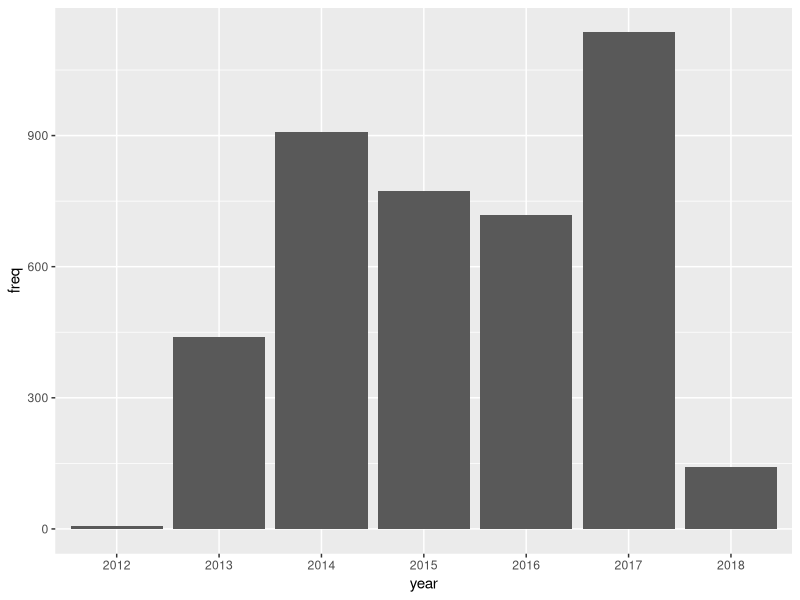
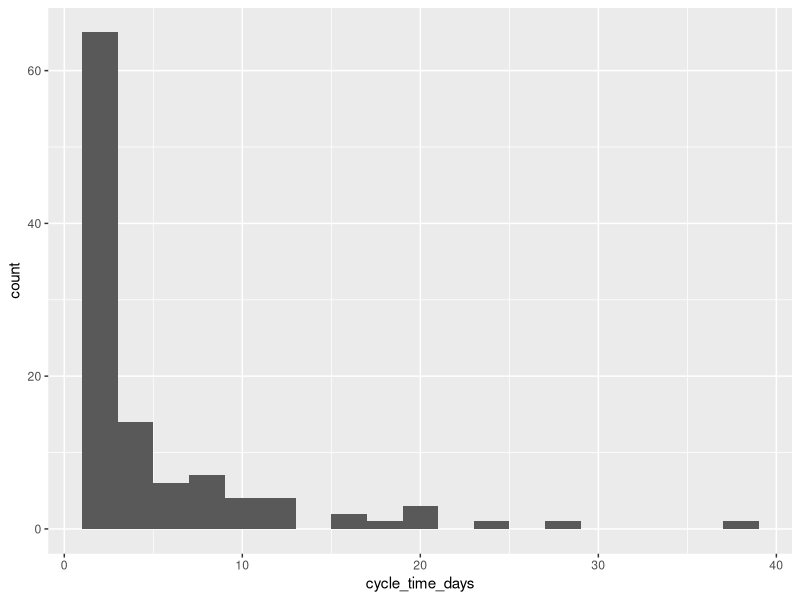
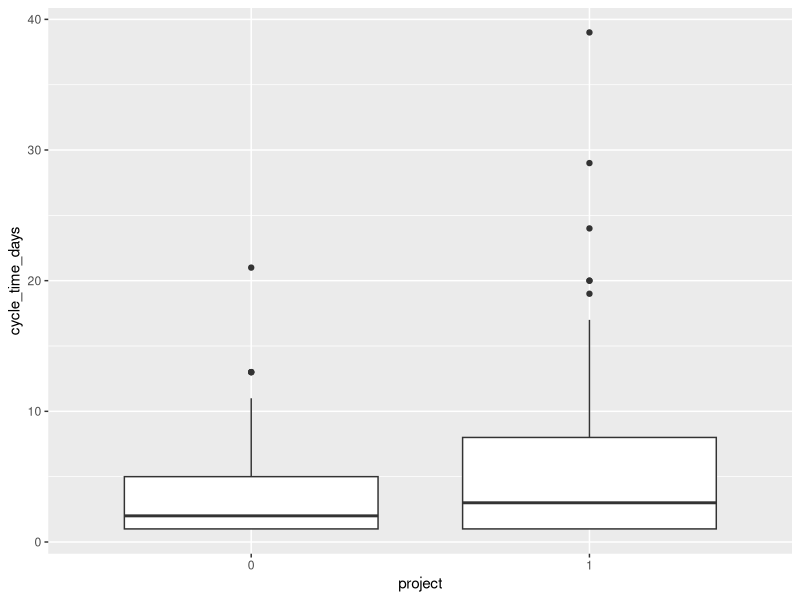
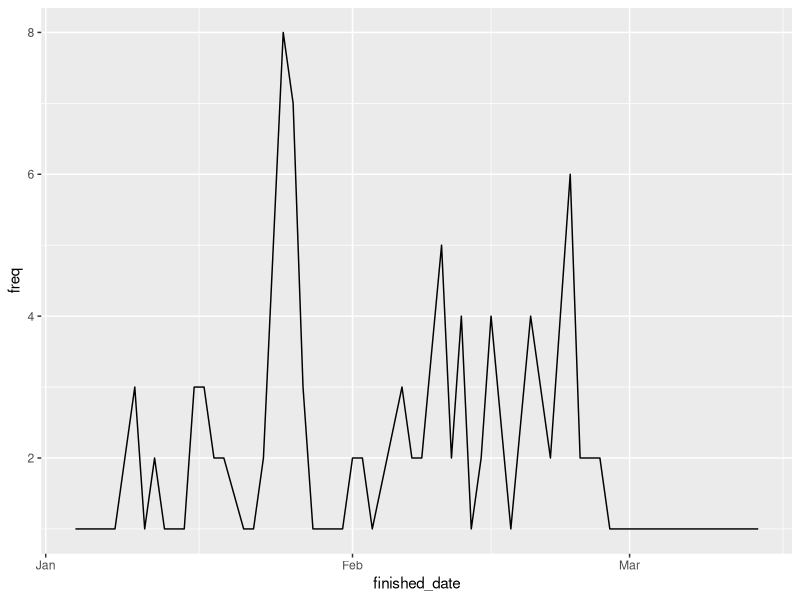

The R source for these figures, in order:
## ---- chunk 1
require(ggplot2)
## ---- chunk 2
df <- read.csv('data/jira.csv', sep = ',', header = T)
df$created_date <- as.Date(df$created_date)
df$finished_date <- as.Date(df$finished_date)
df$project <- as.factor(df$project)

head(df)
summary(df)
## ---- chunk 3
freq_year <- data.frame(table(format(df$created_date, format='%Y')))
names(freq_year) <- c('year', 'freq')
ggplot(data=freq_year, aes(x=year, y=freq)) + geom_bar(stat="identity")

## ---- chunk 4
df <- df[df$created_date > '2017-12-31',]
df <- df[df$cycle_time_days > -1,]
head(df)
## ---- chunk 5
ggplot(df, aes(x=cycle_time_days)) + geom_histogram(bins = 20)
## ---- chunk 6
ggplot(df, aes(x = project, y = cycle_time_days)) + geom_boxplot()
## ---- chunk 7
t.test(df$cycle_time_days ~ df$project, var.equal = FALSE) 
## ---- chunk 8
t.test(df$cycle_time_days ~ df$project, var.equal = TRUE) 
## ---- chunk 9
freq <- table(finished_date = df$finished_date)



time_series <- data.frame(freq)
time_series$finished_date <- as.Date(time_series$finished_date)
names(time_series) <- c('finished_date', 'freq')


ggplot( data = time_series, aes( finished_date, freq )) + geom_line() 
